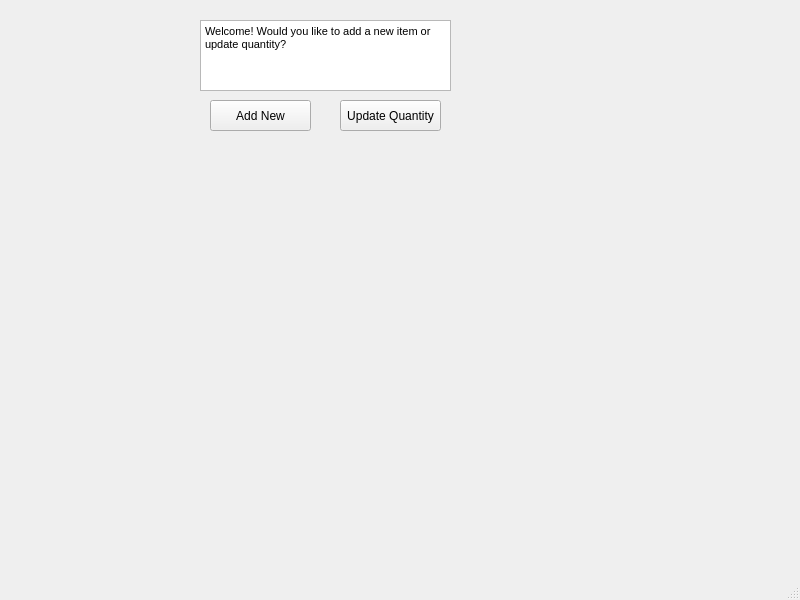
<?xml version="1.0" encoding="UTF-8"?>
<ui version="4.0">
 <class>MainWindow</class>
 <widget class="QMainWindow" name="MainWindow">
  <property name="geometry">
   <rect>
    <x>0</x>
    <y>0</y>
    <width>800</width>
    <height>600</height>
   </rect>
  </property>
  <property name="windowTitle">
   <string>MainWindow</string>
  </property>
  <widget class="QWidget" name="centralwidget">
   <widget class="QTextBrowser" name="textBrowser">
    <property name="geometry">
     <rect>
      <x>200</x>
      <y>20</y>
      <width>251</width>
      <height>71</height>
     </rect>
    </property>
    <property name="html">
     <string>&lt;!DOCTYPE HTML PUBLIC &quot;-//W3C//DTD HTML 4.0//EN&quot; &quot;http://www.w3.org/TR/REC-html40/strict.dtd&quot;&gt;
&lt;html&gt;&lt;head&gt;&lt;meta name=&quot;qrichtext&quot; content=&quot;1&quot; /&gt;&lt;style type=&quot;text/css&quot;&gt;
p, li { white-space: pre-wrap; }
&lt;/style&gt;&lt;/head&gt;&lt;body style=&quot; font-family:'MS Shell Dlg 2'; font-size:8pt; font-weight:400; font-style:normal;&quot;&gt;
&lt;p style=&quot; margin-top:0px; margin-bottom:0px; margin-left:0px; margin-right:0px; -qt-block-indent:0; text-indent:0px;&quot;&gt;Welcome! Would you like to add a new item or update quantity?&lt;/p&gt;
&lt;p style=&quot;-qt-paragraph-type:empty; margin-top:0px; margin-bottom:0px; margin-left:0px; margin-right:0px; -qt-block-indent:0; text-indent:0px;&quot;&gt;&lt;br /&gt;&lt;/p&gt;&lt;/body&gt;&lt;/html&gt;</string>
    </property>
   </widget>
   <widget class="QPushButton" name="inventoryLandingAddNewButton">
    <property name="geometry">
     <rect>
      <x>210</x>
      <y>100</y>
      <width>101</width>
      <height>31</height>
     </rect>
    </property>
    <property name="text">
     <string>Add New</string>
    </property>
   </widget>
   <widget class="QPushButton" name="inventoryLandingUpdateQuantityButton">
    <property name="geometry">
     <rect>
      <x>340</x>
      <y>100</y>
      <width>101</width>
      <height>31</height>
     </rect>
    </property>
    <property name="text">
     <string>Update Quantity</string>
    </property>
   </widget>
  </widget>
  <widget class="QMenuBar" name="menubar">
   <property name="geometry">
    <rect>
     <x>0</x>
     <y>0</y>
     <width>800</width>
     <height>18</height>
    </rect>
   </property>
  </widget>
  <widget class="QStatusBar" name="statusbar"/>
 </widget>
 <resources/>
 <connections/>
</ui>
